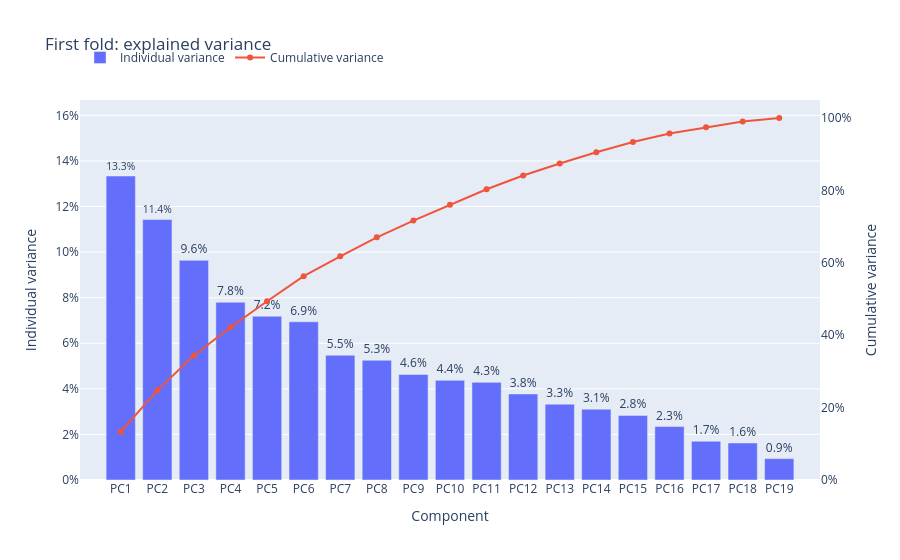

Notebook cell for this chart:
### Code cell
import plotly.express as px
import plotly.graph_objects as go

fig = go.Figure(
    go.Bar(
        x=evr.index,
        y=evr,
        name="Individual variance",
        text=evr,
        texttemplate="%{text:.1%}",
        textposition="outside",
    )
)
fig.add_scatter(
    x=evr.index,
    y=evr.cumsum(),
    name="Cumulative variance",
    mode="lines+markers",
    yaxis="y2",
)
fig.update_layout(
    title="First fold: explained variance",
    xaxis_title="Component",
    yaxis=dict(
        title="Individual variance", tickformat=".0%", range=[0, evr.max() * 1.25]
    ),
    yaxis2=dict(
        title="Cumulative variance",
        tickformat=".0%",
        range=[0, 1.05],
        overlaying="y",
        side="right",
        showgrid=False,
    ),
    legend=dict(orientation="h", y=1.15),
)
fig.show()

### Figure 1 — Plotly figure (JSON) as saved in the notebook; plotly's stock layout.template omitted (floating-point values rounded to 4 significant figures)
{"data": [{"name": "Individual variance", "text": [0.1334, 0.1143, 0.09639, 0.07798, 0.07186, 0.06943, 0.05474, 0.05255, 0.0463, 0.04373, 0.04284, 0.03776, 0.03327, 0.03109, 0.02835, 0.02344, 0.017, 0.01625, 0.009376], "textposition": "outside", "texttemplate": "%{text:.1%}", "type": "bar", "x": ["PC1", "PC2", "PC3", "PC4", "PC5", "PC6", "PC7", "PC8", "PC9", "PC10", "PC11", "PC12", "PC13", "PC14", "PC15", "PC16", "PC17", "PC18", "PC19"], "y": [0.1334, 0.1143, 0.09639, 0.07798, 0.07186, 0.06943, 0.05474, 0.05255, 0.0463, 0.04373, 0.04284, 0.03776, 0.03327, 0.03109, 0.02835, 0.02344, 0.017, 0.01625, 0.009376]}, {"mode": "lines+markers", "name": "Cumulative variance", "type": "scatter", "x": ["PC1", "PC2", "PC3", "PC4", "PC5", "PC6", "PC7", "PC8", "PC9", "PC10", "PC11", "PC12", "PC13", "PC14", "PC15", "PC16", "PC17", "PC18", "PC19"], "y": [0.1334, 0.2477, 0.344, 0.422, 0.4939, 0.5633, 0.6181, 0.6706, 0.7169, 0.7606, 0.8035, 0.8412, 0.8745, 0.9056, 0.9339, 0.9574, 0.9744, 0.9906, 1.0], "yaxis": "y2"}], "layout": {"legend": {"orientation": "h", "y": 1.15}, "title": {"text": "First fold: explained variance"}, "xaxis": {"title": {"text": "Component"}}, "yaxis": {"range": [0, 0.1667], "tickformat": ".0%", "title": {"text": "Individual variance"}}, "yaxis2": {"overlaying": "y", "range": [0, 1.05], "showgrid": false, "side": "right", "tickformat": ".0%", "title": {"text": "Cumulative variance"}}}}
